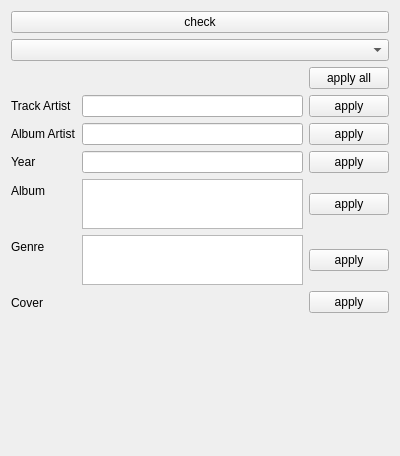
<?xml version="1.0" encoding="UTF-8"?>
<ui version="4.0">
 <class>OnlineSourcesWidget</class>
 <widget class="QWidget" name="OnlineSourcesWidget">
  <property name="geometry">
   <rect>
    <x>0</x>
    <y>0</y>
    <width>400</width>
    <height>456</height>
   </rect>
  </property>
  <property name="windowTitle">
   <string>Form</string>
  </property>
  <layout class="QFormLayout" name="formLayout">
   <item row="0" column="0" colspan="2">
    <layout class="QHBoxLayout" name="horizontalLayout">
     <item>
      <layout class="QVBoxLayout" name="parserLayout"/>
     </item>
     <item>
      <widget class="QPushButton" name="checkButton">
       <property name="text">
        <string>check</string>
       </property>
      </widget>
     </item>
    </layout>
   </item>
   <item row="1" column="0" colspan="2">
    <widget class="QComboBox" name="sourceCombo">
     <property name="sizePolicy">
      <sizepolicy hsizetype="MinimumExpanding" vsizetype="Fixed">
       <horstretch>0</horstretch>
       <verstretch>0</verstretch>
      </sizepolicy>
     </property>
    </widget>
   </item>
   <item row="3" column="0">
    <widget class="QLabel" name="label_12">
     <property name="text">
      <string>Track Artist</string>
     </property>
    </widget>
   </item>
   <item row="3" column="1">
    <layout class="QHBoxLayout" name="trackArtistLayout">
     <item>
      <widget class="QLineEdit" name="trackArtistEdit">
       <property name="readOnly">
        <bool>true</bool>
       </property>
      </widget>
     </item>
     <item>
      <widget class="QPushButton" name="applyTrackArtistButton">
       <property name="text">
        <string>apply</string>
       </property>
      </widget>
     </item>
    </layout>
   </item>
   <item row="4" column="0">
    <widget class="QLabel" name="label_16">
     <property name="text">
      <string>Album Artist</string>
     </property>
    </widget>
   </item>
   <item row="4" column="1">
    <layout class="QHBoxLayout" name="albumArtistLayout">
     <item>
      <widget class="QLineEdit" name="albumArtistEdit">
       <property name="readOnly">
        <bool>true</bool>
       </property>
      </widget>
     </item>
     <item>
      <widget class="QPushButton" name="applyAlbumArtistButton">
       <property name="text">
        <string>apply</string>
       </property>
      </widget>
     </item>
    </layout>
   </item>
   <item row="5" column="0">
    <widget class="QLabel" name="label_13">
     <property name="text">
      <string>Year</string>
     </property>
    </widget>
   </item>
   <item row="5" column="1">
    <layout class="QHBoxLayout" name="yearLayout">
     <item>
      <widget class="QLineEdit" name="yearEdit">
       <property name="readOnly">
        <bool>true</bool>
       </property>
      </widget>
     </item>
     <item>
      <widget class="QPushButton" name="applyYearButton">
       <property name="text">
        <string>apply</string>
       </property>
      </widget>
     </item>
    </layout>
   </item>
   <item row="6" column="0">
    <widget class="QLabel" name="label_14">
     <property name="text">
      <string>Album</string>
     </property>
    </widget>
   </item>
   <item row="6" column="1">
    <layout class="QHBoxLayout" name="albumLayout">
     <item>
      <widget class="QListWidget" name="albumList">
       <property name="maximumSize">
        <size>
         <width>16777215</width>
         <height>50</height>
        </size>
       </property>
      </widget>
     </item>
     <item>
      <widget class="QPushButton" name="applyAlbumButton">
       <property name="text">
        <string>apply</string>
       </property>
      </widget>
     </item>
    </layout>
   </item>
   <item row="7" column="0">
    <widget class="QLabel" name="label_11">
     <property name="text">
      <string>Genre</string>
     </property>
    </widget>
   </item>
   <item row="7" column="1">
    <layout class="QHBoxLayout" name="genreLayout">
     <item>
      <widget class="QListWidget" name="genreList">
       <property name="maximumSize">
        <size>
         <width>16777215</width>
         <height>50</height>
        </size>
       </property>
      </widget>
     </item>
     <item>
      <widget class="QPushButton" name="applyGenreButton">
       <property name="text">
        <string>apply</string>
       </property>
      </widget>
     </item>
    </layout>
   </item>
   <item row="8" column="0">
    <widget class="QLabel" name="label_15">
     <property name="text">
      <string>Cover</string>
     </property>
    </widget>
   </item>
   <item row="8" column="1">
    <layout class="QGridLayout" name="coverLayout">
     <item row="0" column="3">
      <widget class="QPushButton" name="applyCoverButton">
       <property name="text">
        <string>apply</string>
       </property>
      </widget>
     </item>
     <item row="0" column="0" rowspan="2">
      <widget class="QLabel" name="coverLabel">
       <property name="sizePolicy">
        <sizepolicy hsizetype="Preferred" vsizetype="Preferred">
         <horstretch>1</horstretch>
         <verstretch>0</verstretch>
        </sizepolicy>
       </property>
       <property name="maximumSize">
        <size>
         <width>200</width>
         <height>200</height>
        </size>
       </property>
       <property name="text">
        <string/>
       </property>
      </widget>
     </item>
     <item row="1" column="1" colspan="3">
      <widget class="QLabel" name="coverInfoLabel">
       <property name="text">
        <string/>
       </property>
      </widget>
     </item>
     <item row="0" column="1" colspan="2">
      <spacer name="horizontalSpacer_5">
       <property name="orientation">
        <enum>Qt::Horizontal</enum>
       </property>
       <property name="sizeHint" stdset="0">
        <size>
         <width>10</width>
         <height>20</height>
        </size>
       </property>
      </spacer>
     </item>
    </layout>
   </item>
   <item row="2" column="1">
    <layout class="QHBoxLayout" name="horizontalLayout_2">
     <item>
      <spacer name="horizontalSpacer">
       <property name="orientation">
        <enum>Qt::Horizontal</enum>
       </property>
       <property name="sizeHint" stdset="0">
        <size>
         <width>40</width>
         <height>20</height>
        </size>
       </property>
      </spacer>
     </item>
     <item>
      <widget class="QPushButton" name="applyAllButton">
       <property name="text">
        <string>apply all</string>
       </property>
      </widget>
     </item>
    </layout>
   </item>
  </layout>
 </widget>
 <resources/>
 <connections/>
</ui>
